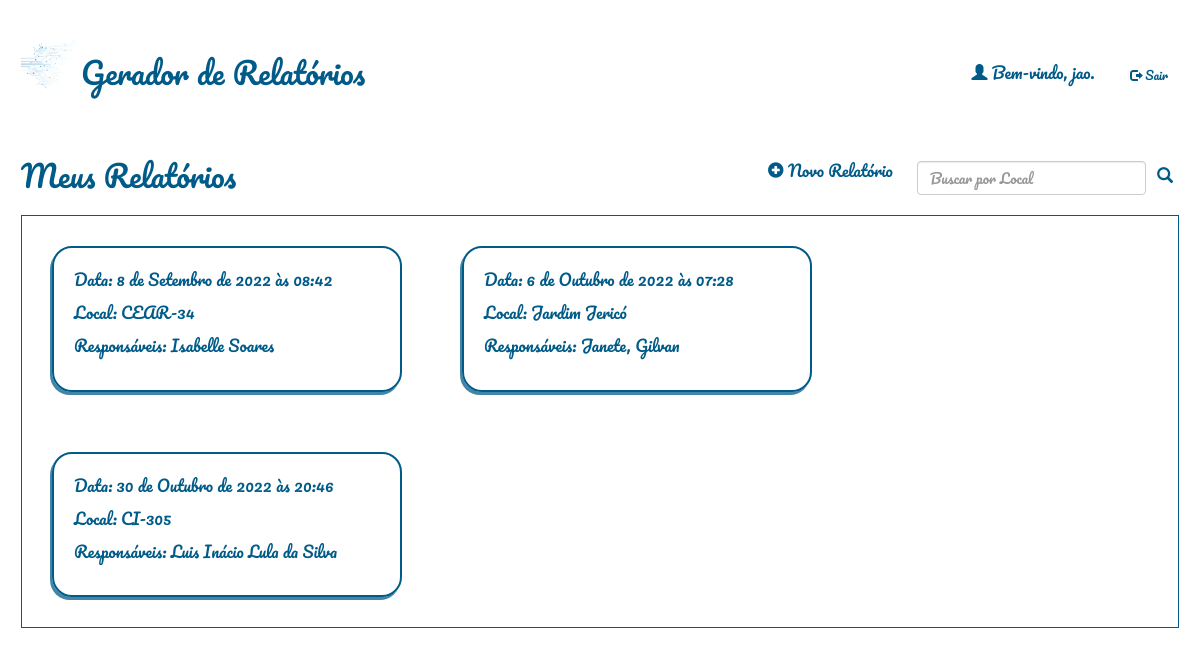
The app's page / (signed in), older data.
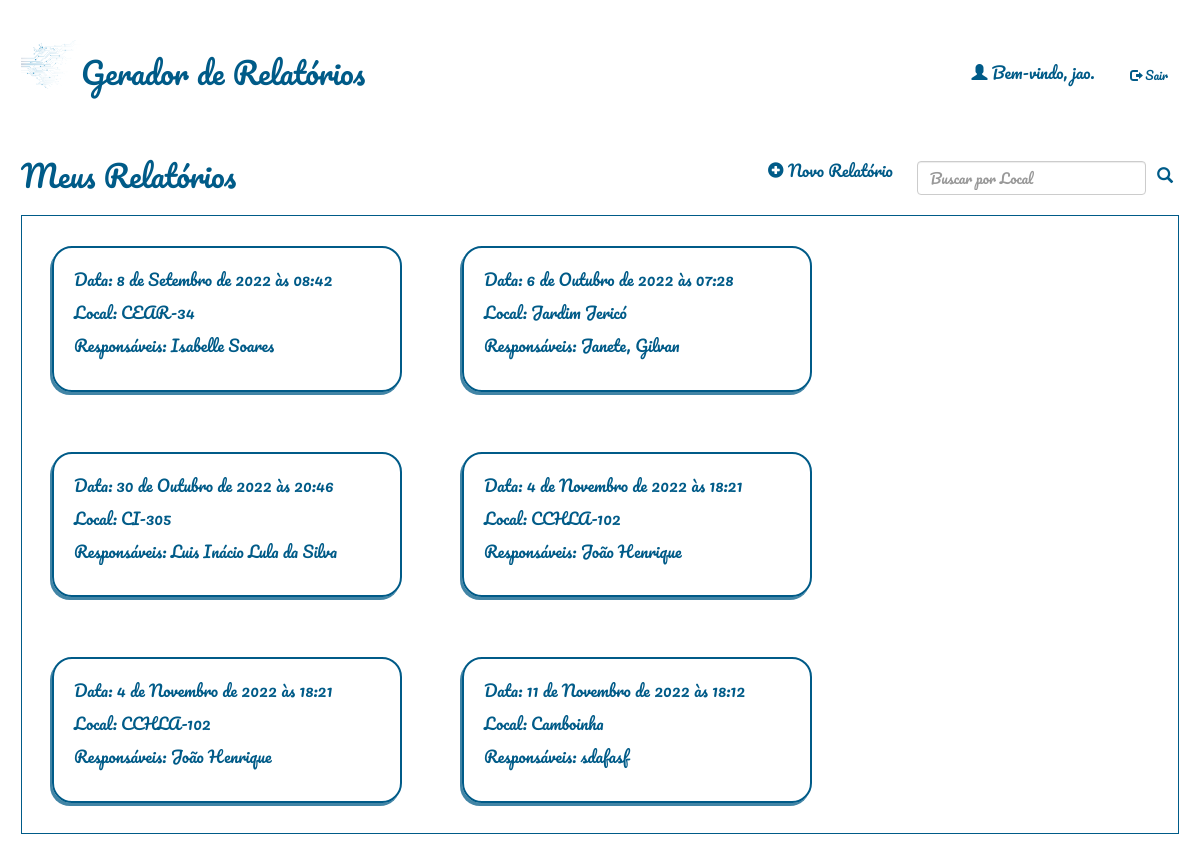
The same page, newer data.
### relatorio/models.py (models this page shows)
class Relatorio(models.Model):
    autor = models.ForeignKey(User, default=None, on_delete=models.CASCADE)
    data = models.DateTimeField()
    local = models.CharField(max_length=100)
    temperatura = models.IntegerField()
    clima = models.CharField(max_length=100)
    responsaveis = models.TextField(blank=True)
    qualiprof = models.CharField(max_length=100, default='')
    riscos = models.CharField(max_length=100, default='')
    equipamentos = models.CharField(max_length=100, default='')
    sinalizacao = models.CharField(max_length=100, default='')
    desligamento = models.CharField(max_length=4, default='')
    integridade = models.CharField(max_length=4, default='')
    dialogo = models.CharField(max_length=4, default='')
    curso_nr = models.CharField(max_length=4, default='')
    conferido = models.CharField(max_length=4, default='')
    delimitar_area = models.CharField(max_length=4, default='')
    auxconces = models.CharField(max_length=4, default='')
    tensao = models.CharField(max_length=4, default='')
    aterramento = models.CharField(max_length=4, default='')
    altura = models.CharField(max_length=4, default='')
    cinto_seg = models.CharField(max_length=4, default='')
    requi_seg = models.CharField(max_length=4, default='')
    reavaliacao = models.CharField(max_length=4, default='')
    tempambiente = models.CharField(max_length=100, default='')
    condambiente = models.CharField(max_length=100, default='')
    altitude = models.CharField(max_length=100, default='')
    presagua = models.CharField(max_length=100, default='')
    pressolidos = models.CharField(max_length=100, default='')
    pressubst = models.CharField(max_length=100, default='')
    solmecanicas = models.CharField(max_length=100, default='')
    presmofo = models.CharField(max_length=100, default='')
    presfauna = models.CharField(max_length=100, default='')
    infleletro = models.CharField(max_length=100, default='')
    radsolar = models.CharField(max_length=100, default='')
    descatm = models.CharField(max_length=100, default='')
    movdoar = models.CharField(max_length=100, default='')
    vento = models.CharField(max_length=100, default='')
    competencia = models.CharField(max_length=100, default='')
    reseletr = models.CharField(max_length=100, default='')
    contpessoas = models.CharField(max_length=100, default='')
    condfuga = models.CharField(max_length=100, default='')
    natmatpr = models.CharField(max_length=100, default='')
    natmatcons = models.CharField(max_length=100, default='')
    classestr = models.CharField(max_length=100, default='')
    documentacao = models.CharField(max_length=100, default='')

### relatorio/views.py (the view)
# urls.py: path('', relatorio_views.relatorio_list, name="home"),
@login_required(login_url="/accounts/login/")
def relatorio_list(request):
    usuario = request.user
    if(request.method=='POST'):
        busca = request.POST['busca']
        relatorios = Relatorio.objects.filter(autor=usuario, local__contains=busca).order_by('data')
        return render(request, 'relatorio/relatorio_list.html', {'relatorios': relatorios, 'busca':busca})
    relatorios = Relatorio.objects.filter(autor=usuario).order_by('data')
    return render(request, 'relatorio/relatorio_list.html', {'relatorios': relatorios})

### relatorio/templates/relatorio/relatorio_list.html (shortened to what this page needs)
{% extends 'base_layout.html'%}
{% block content %}
    <header>
        <div class="meuscompromissosdiv">
            <h2>Meus Relatórios</h2>
        </div>
        <nav>
            <li>
                <a class="botao-icon" href="{% url 'relatorio:cria' %}">
                    <span class="glyphicon glyphicon-plus-sign"></span>
                    Novo Relatório
                </a>
            </li>
            <li>
                <form method=POST action="{% url 'home' %}" class="form-inline">
                    <input class="form-control me-2" type="search" placeholder="Buscar por Local" aria-label="Search" name="busca">
                    <button class="btn-outline-secondary" id="searchbutton" type="submit"><span class="glyphicon glyphicon-search"></span></button>
                </form>
            </li>
        </nav>
    </header>
    <div class="compromissos">
        {% if not relatorios %}
            {% if busca %}
                <br>
                <p style="margin-left: 20px;">  Sua busca por ' {{ busca }} ' não encontrou resultados.</p>
                <br>
            {% else %}
                <br>
                <p style="margin-left: 20px;">  Não há nenhum relatório ainda.</p>
                <br>
            {% endif %}
        {% else %}
            {% for relatorio in relatorios %}
            <a href="{% url 'relatorio:visualiza' rel_id=relatorio.id %}">
                <div class="compromisso">
                    <p>Data: {{ relatorio.data }}</p>
                    <p>Local: {{ relatorio.local }}</p>
                    <p class="obs">Responsáveis: {{ relatorio.responsaveis }}</p>
                </div>
            </a>
            {% endfor %}
        {% endif %}
        </div>
{% endblock %}

### templates/base_layout.html (shortened to what this page needs)
<!DOCTYPE html>
<html lang="pt-BR">
<head>
    <link href="https://cdn.jsdelivr.net/npm/bootstrap@5.1.3/dist/css/bootstrap.min.css" rel="stylesheet">
    <link rel="stylesheet" href="https://maxcdn.bootstrapcdn.com/bootstrap/3.4.0/css/bootstrap.min.css">
    {% load static %}
    <link rel="stylesheet" href="{% static 'styles.css' %}">
</head>
<body>
    <header class="wrapper">
        <h1><a href="{% url 'home' %}"><img src="{% static 'logo.png' %}" alt="calendario"/>Gerador de Relatórios</a></h1>
        <nav>
            <ul style="margin: 40px 0 0 0;">
                {% if user.is_authenticated %}
                <li>
                    <span class="glyphicon glyphicon-user"></span> Bem-vindo, {{ user }}.
                </li>
                <li>
                    <form class="logout-link" action="{% url 'accounts:logout' %}" method="post">
                        <button type="submit" class="btn btn-default btn-sm">
                            <span class="glyphicon glyphicon-log-out"></span> Sair
                        </button>
                    </form>
                </li>
                {% else %}
                    <li><a class="botao-icon" href="{% url 'accounts:login' %}">Log in</a></li>
                    <li><a class="botao-icon" href="{% url 'accounts:signup' %}">Sign up</a></li>
                {% endif %}
            </ul>
        </nav>
    </header>
    <div class="wrapper">
        {% block content %}
        {% endblock %}
    </div>
</body>
</html>

### assets/styles.css (style rules this page uses)
body { background-color: #ffffff; color: #005b88; padding: 0 1px 0 1px; font-family: Pacifico; font-size: medium; }
p.obs { white-space: nowrap; overflow: hidden; text-overflow: ellipsis; width: 330px; word-wrap: break-word; padding-bottom: 1%; }
img { width: 60px; height: auto; vertical-align: bottom; }
.compromissos { width: 100%; display: table; border: 1px solid #005b88; }
.compromisso { width: 350px; border-radius: 20px; float: left; box-shadow: -2px 3px #005b88bd; border: 2px solid #005b88; margin: 30px; padding: 20px; }
h1 a { font-weight: normal; font-size: 30px; margin: 0; }
h2,h3,h4,h5 { color: #005b88; font-weight: normal; margin: 0; }
a { color: #005b88; }
a, a:hover, a:visited { text-decoration: none; }
.wrapper { margin: 0 auto; padding: 20px; }
header { display: grid; align-self: center; grid-template-columns: 1fr 1fr; padding: 20px 0; }
nav { justify-self: end; }
nav li { display: inline-block; margin-left: 20px; }
.form-inline { display: inline-table; }
.botao-icon { display: table-cell; background: none; font-family: Pacifico; color: #005b88; cursor: pointer; size-adjust: 2px; cursor: pointer; padding-left: 15px; }
.meuscompromissosdiv { display: inline-table; }
.btn-outline-secondary { background-color: #005b88; color: #f8fcff; border: 1px solid #005b88; }
#searchbutton { color: #005b88; background-color: #ffffff; border: 0px; }
.btn.btn-default.btn-sm { color: #005b88; background-color: transparent; border-color: transparent; }

Row changes from the older to the newer data that the page shows:
added Relatorio: data "4 de Novembro de 2022 às 18:21", local "CCHLA-102", responsaveis "João Henrique"
added Relatorio: data "4 de Novembro de 2022 às 18:21", local "CCHLA-102", responsaveis "João Henrique"
added Relatorio: data "11 de Novembro de 2022 às 18:12", local "Camboinha", responsaveis "sdafasf"
